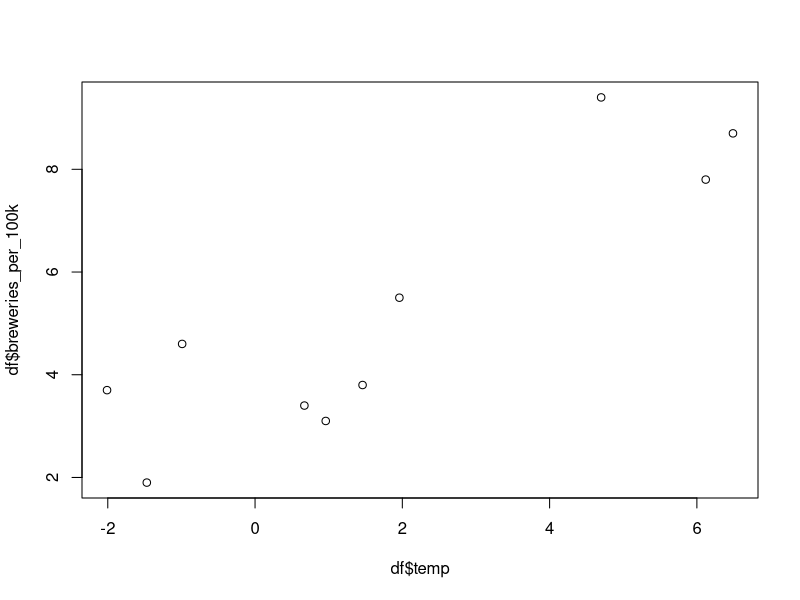
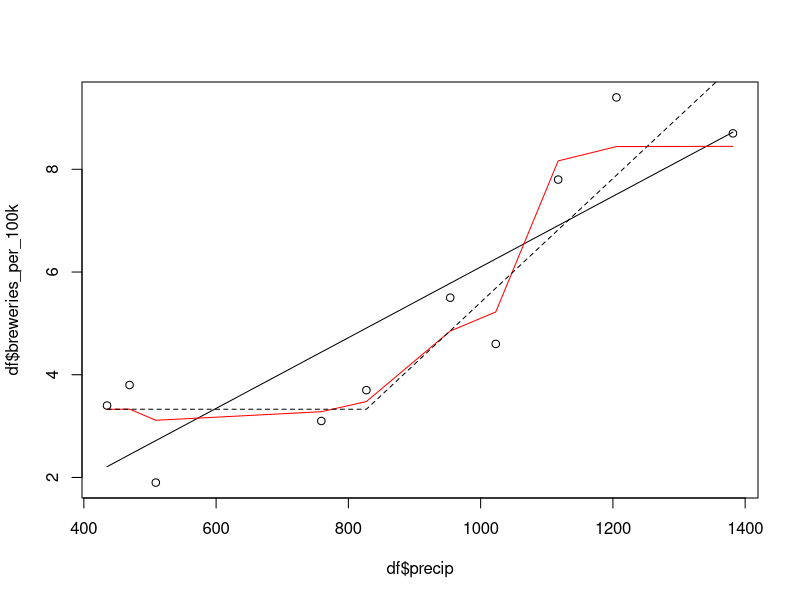
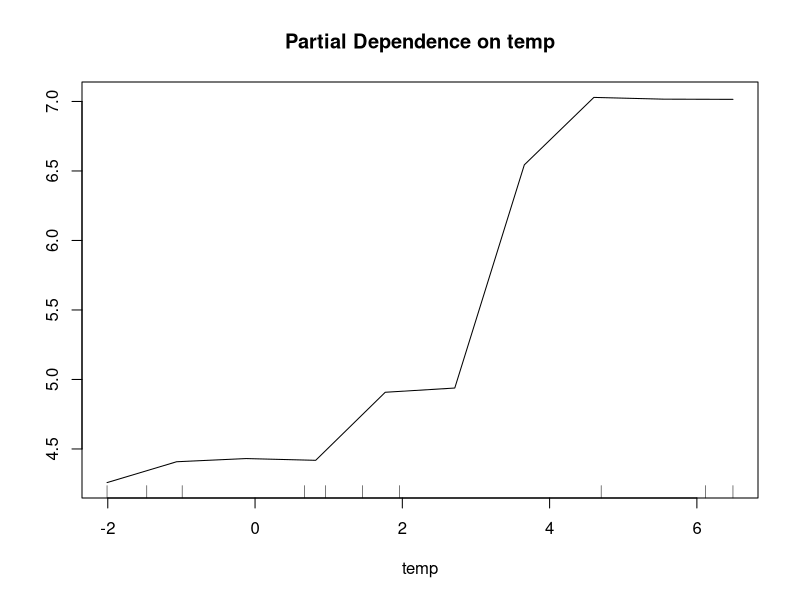
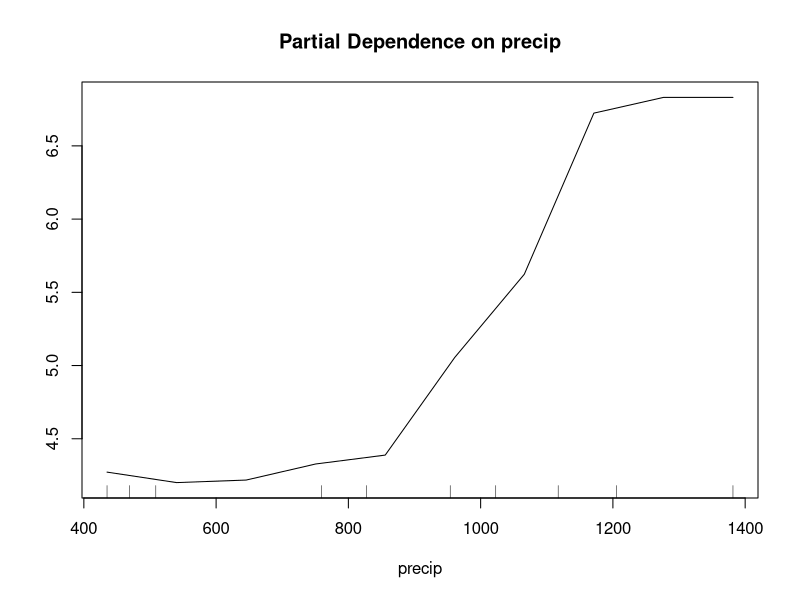
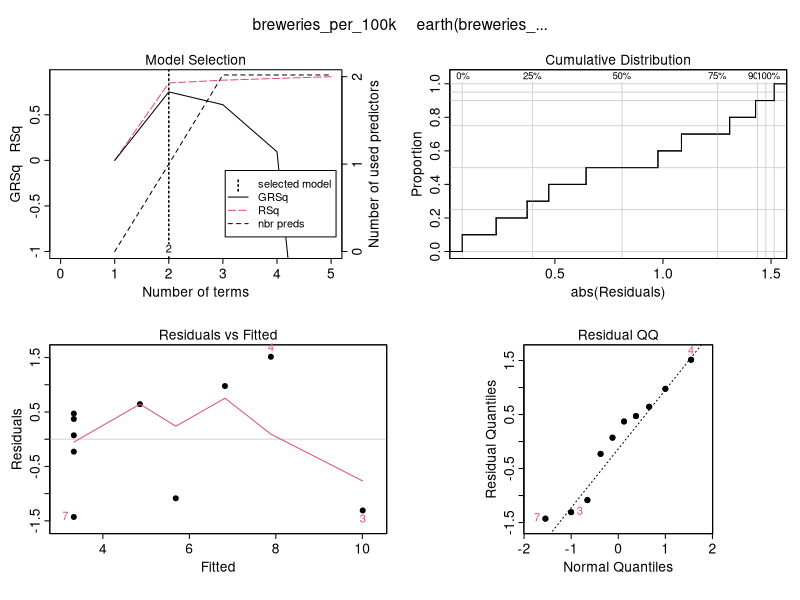

Write the R code that produced these figures, in order.
#install.packages("earth")
#install.packages("randomForest")

#load the data
df <- read.csv("canada_beer.csv")

head(df)

plot(df$temp, df$breweries_per_100k)
cor(df$temp, df$breweries_per_100k)

plot(df$precip, df$breweries_per_100k)
cor(df$precip, df$breweries_per_100k)

#fit a linear model between precipitation and breweries per 100k
lm_mod <- lm(formula = breweries_per_100k ~ precip, data = df)
#predict the x values on the plot using the model
df$lm <- predict(lm_mod, df)
i <- order(df$precip)
lines(df$precip[i], df$lm[i])

lm_mod

#fit a random forest
library(randomForest)
rf_mod <- randomForest(formula = breweries_per_100k ~ precip, data = df)
#predict the x values on the plot using the model
df$rf <- predict(rf_mod, df)
lines(df$precip[i], df$rf[i], col = 'red')

#fit a MARS model
library(earth)
mars_mod <- earth(formula = breweries_per_100k ~ precip, data = df)
#predict the x values on the plot using the model
df$mars <- predict(mars_mod, df)
lines(df$precip[i], df$mars[i], lty = 2)

#predict how many breweries there would be in a city with 1000mm of precipitation
predict(lm_mod, data.frame(precip = 1000))
predict(rf_mod, data.frame(precip = 1000))
predict(mars_mod, data.frame(precip = 1000))

#fit models with both temperature and precipitation
lm_mod <- lm(formula = breweries_per_100k ~ temp + precip, data = df)
rf_mod <- randomForest(formula = breweries_per_100k ~ temp + precip, data = df)
mars_mod <- earth(formula = breweries_per_100k ~ temp + precip, data = df)

#predict how many breweries there would be in a city with 1000mm of precipitation and 5 degrees
predict(lm_mod, data.frame(temp = 5, precip = 1000))
predict(rf_mod, data.frame(temp = 5, precip = 1000))
predict(mars_mod, data.frame(temp = 5, precip = 1000))

#examine the models
summary(lm_mod)

rf_mod
partialPlot(rf_mod, df, temp)
partialPlot(rf_mod, df, precip)

summary(mars_mod)
plot(mars_mod)
